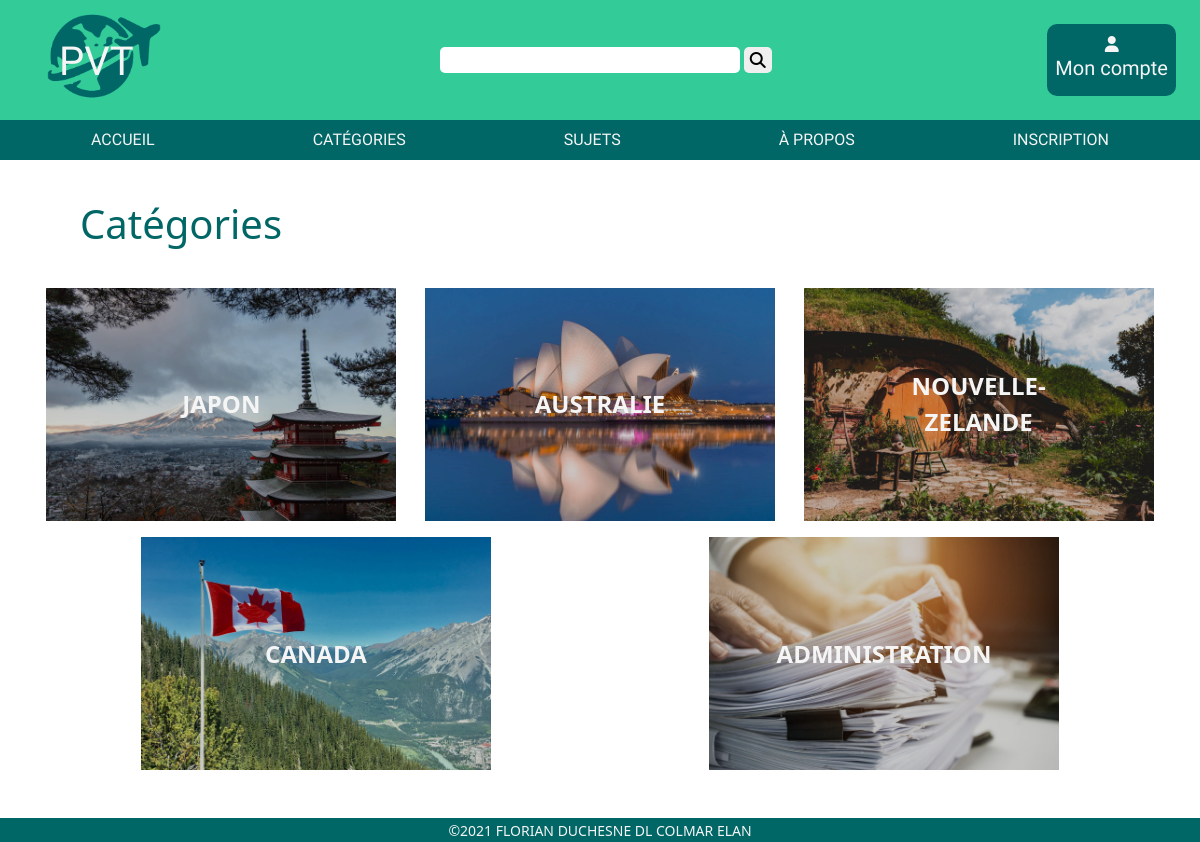
Page /?ctrl=category&method=categoriesList on the committed database.
### tables this page shows
CREATE TABLE `category` (
  `id_category` int(11) NOT NULL,
  `name` varchar(50) NOT NULL,
  `dateCreation` datetime NOT NULL DEFAULT current_timestamp(),
  `img` varchar(255) DEFAULT NULL
);

### app/Autoloader.php (called while the page is built, shortened)
<?php
abstract class Autoloader
{
	public static function autoload($class)
	{
		$parts = preg_split('#\\\#', $class);
		$className = array_pop($parts);
		$path = strtolower(implode(DS, $parts));
		$file = $className . '.php';
		$filepath = ROOT_DIR . $path . DS . $file;
	}
}

### app/Router.php (called while the page is built, shortened)
<?php
abstract class Router
{
    public static function handleRequest($get)
    {
        $method = "index";
        $ctrl = new $ctrlname();
        if (isset($get['method']) && method_exists($ctrl, $get['method'])) {
            $method = $get['method'];
        }
        return $ctrl->$method();
    }
}

### app/DAO.php (called while the page is built, shortened)
<?php
    abstract class DAO
    {
        public static function getConnection(){
            try{
                $pdo = new \PDO(
                    'mysql:host='.self::DB_HOST.';dbname='.self::DB_NAME,
                    self::DB_USER,
                    self::DB_PASS,
                    [
                        \PDO::ATTR_ERRMODE => \PDO::ERRMODE_EXCEPTION,
                        \PDO::ATTR_DEFAULT_FETCH_MODE => \PDO::FETCH_ASSOC
                    ]
                );
                return $pdo;
            }
            catch(\Exception $e){
                echo $e->getMessage();
                die();
            }
        }
    }

### controller/CategoryController.php (called while the page is built, shortened)
<?php
class CategoryController
{
  public function CategoriesList()
  {
    $categorymodel = new CategoryManager;
    $categories = $categorymodel->findAll();
    return [
      'view' => "listCategories.php",
      'data' => [
        "categories" => $categories
      ]
    ];
  }
}

### model/manager/CategoryManager.php (called while the page is built, shortened)
<?php
class CategoryManager extends AbstractManager
{
  private static $classname = "Model\Entity\Category";
  public function findAll()
  {
    $sql = "SELECT * FROM category";
    return self::getResults(
      self::select($sql, null, true),
      self::$classname
    );
  }
}

### app/AbstractManager.php (called while the page is built, shortened)
<?php
abstract class AbstractManager
{
    private static $connection;
    protected static function connect()
    {
        self::$connection = DAO::getConnection();
    }
    protected static function getResults($rows, $class)
    {
        $results = [];
        if ($rows != null) {
            foreach ($rows as $row) {
                $results[] = new $class($row);
            }
        }
        return $results;
    }
    protected static function select($sql, $params = null, $multiple = true)
    {
        $stmt = self::$connection->prepare($sql);
        $stmt->execute($params);
        if ($multiple) {
            return $stmt->fetchAll();
        }
        return $stmt->fetch();
    }
}

### app/AbstractEntity.php (called while the page is built, shortened)
<?php
abstract class AbstractEntity
{
    protected static function hydrate($data, $object)
    {
        foreach ($data as $field => $value) {
            $fieldArray = explode("_", $field);
            $field = $fieldArray[0];
            $method = "set" . ucfirst($field);
        }
    }
}

### model/entity/Category.php (called while the page is built, shortened)
<?php
class Category extends AbstractEntity
{
  private $id;
  private $name;
  private $img;
  public function getId()
  {
    return $this->id;
  }
  public function setId($id)
  {
    $this->id = $id;
    return $this;
  }
  public function getName()
  {
    return $this->name;
  }
  public function setName($name)
  {
    $this->name = $name;
    return $this;
  }
  public function setDateCreation($dateCreation)
  {
    return $this;
  }
  public function getImg()
  {
    return $this->img;
  }
  public function setImg($img)
  {
    $this->img = $img;
    return $this;
  }
}

### view/listCategories.php (the view, shortened to what this page needs)
<h1>Catégories</h1>
<div id="galerie">
  <?php
  foreach ($data['categories'] as $category) {
  ?>
    <a href="?ctrl=category&method=listTopicsByCategory&id=<?= $category->getId() ?> ">
      <figure>
        <img src=" <?= $category->getImg() ?>" alt="<?= $category->getName() ?>">
        <figcaption><?= $category->getName() ?></figcaption>
      </figure>
    </a>
  <?php
  }
  ?>
</div>

### public/css/style.css (style rules this page uses)
* { box-sizing: border-box; }
body { margin: 0; }
a { text-decoration: none; }
main h1 { margin: 1em; color: #006666; margin-left: 2em; }
#galerie { position: relative; display: flex; justify-content: space-around; align-items: center; flex-wrap: wrap; margin: 2em; }
#galerie img { width: 350px; filter: brightness(80%); }
#galerie figure { position: relative; }
#galerie figcaption { position: absolute; top: 50%; left: 50%; transform: translate(-50%, -50%); font-weight: bolder; text-transform: uppercase; font-size: x-large; text-align: center; color: whitesmoke; }

### rows in the picture
category: img (picture), name "JAPON"
category: img (picture), name "AUSTRALIE"
category: img (picture), name "NOUVELLE-ZELANDE"
category: img (picture), name "CANADA"
category: img (picture), name "ADMINISTRATION"
